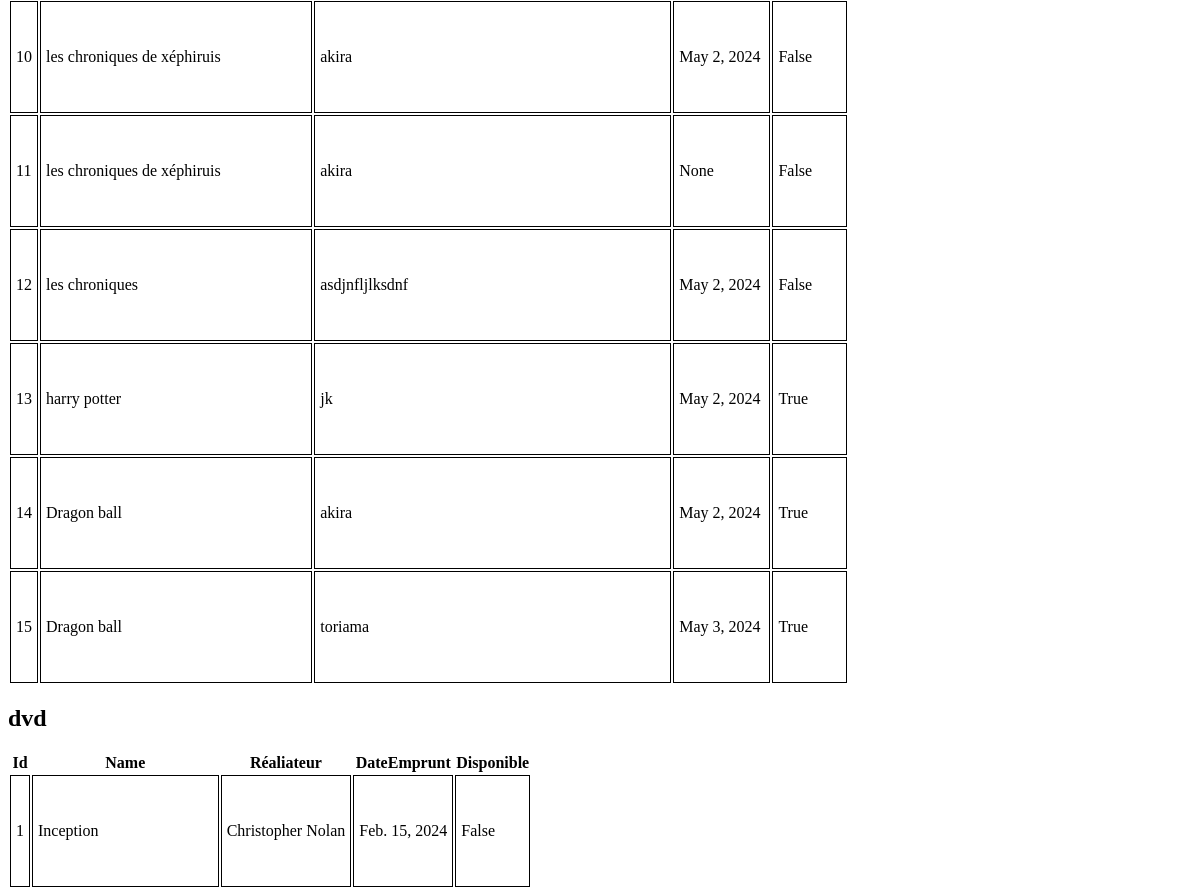
Page /membre_media/ (middle part) on the earlier database version.
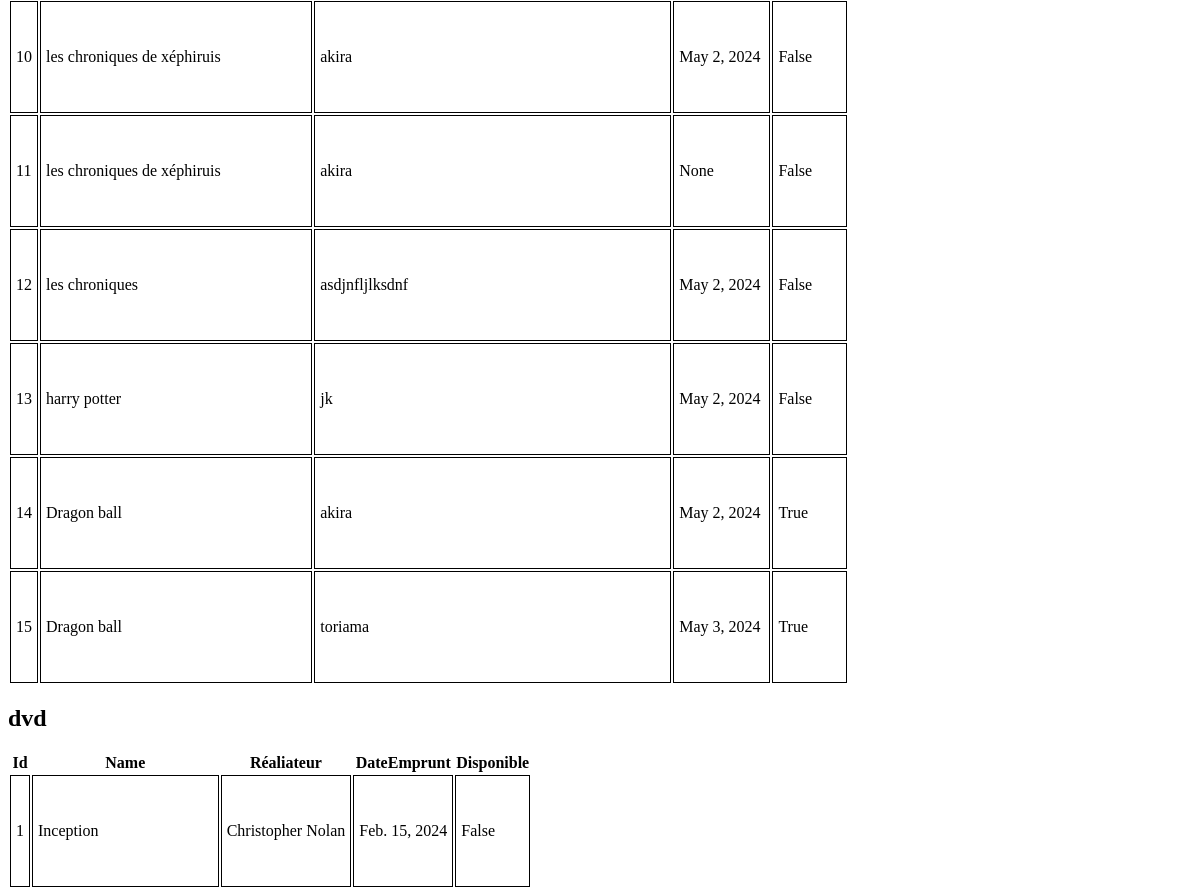
Same page on the later database version.
### bibliotecaire/models.py (models this page shows)
class Media(models.Model):
    name = models.CharField(max_length=45)
    dateEmprunt = models.DateField(null=True, blank=True)
    disponible = models.BooleanField(default=True)
    emprunteur = models.ForeignKey('Emprunteur', on_delete=models.SET_NULL, null=True, blank=True)
    class Meta:
        abstract = True

class livre(Media):
    auteur = models.CharField(max_length=45)

### membre/views.py (the view)
# urls.py: path('membre_media/', membre_views.media),
def media(request):
        livres = livre.objects.all()
        dvdd =  dvd.objects.all()
        cdd = cd.objects.all()
        jeu = jeuDePlateau.objects.all()
        return render(request,
        './mediaMembre.html',
        {'livres':livres,
        'dvdd':dvdd,
        'cdd':cdd,
        'jeu':jeu},)

### membre/templates/mediaMembre.html (shortened to what this page needs)
{% load static %}
<!DOCTYPE html>
<html lang="en">
<head>
        <link rel="stylesheet" href="{% static '/styles.css' %}" />
</head>
<body>
        <section>
                <table>
                    <tbody>
                        {% for livree in livres %}
                        <tr>
                            <td>{{livree.id}}</td>
                            <td>{{livree.name}}</td>
                            <td>{{livree.auteur}}</td>
                            <td>{{livree.dateEmprunt}}</td>
                            <td>{{livree.disponible}}</td>
                        </tr>
                        {% endfor %}
                    </tbody>
                </table>
        </section>
        <section>
                <h2>dvd</h2>
                <table>
                        <thead>
                            <tr>
                                <th>Id</th>
                                <th>Name</th>
                                <th>Réaliateur</th>
                                <th>DateEmprunt</th>
                                <th>Disponible</th>
                            </tr>
                        </thead>
                        <tbody>
                            {% for dvvd in dvdd %}
                            <tr>
                                <td>{{dvvd.id}}</td>
                                <td>{{dvvd.name}}</td>
                                <td>{{dvvd.realisateur}}</td>
                                <td>{{dvvd.dateEmprunt}}</td>
                                <td>{{dvvd.disponible}}</td>
                            </tr>
                            {% endfor %}
                        </tbody>
                </table>
        </section>
</body>
</html>

Differences in the rows shown:
changed livre "harry potter": disponible "True" → "False"
